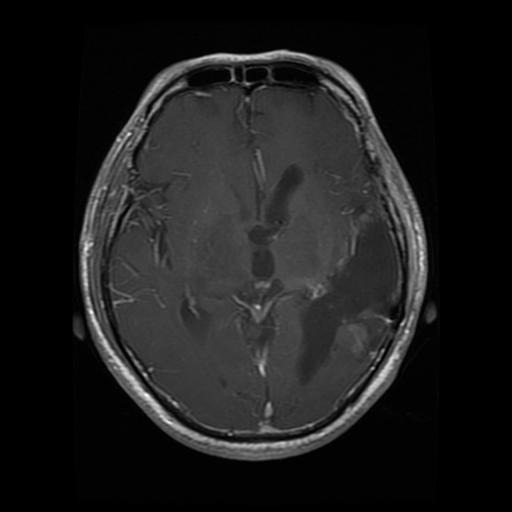
#> input picture data/Training/glioma/Tr-gl_0077.jpg, 512 x 512 px; its folder holds only this picture in this run
$ jupyter execute --allow-errors main.ipynb
#> lines starting #> are read from the running program, lines starting #| are printed output that depends on the picture; after the words box and inside, x2 and y2 are one past the last pixel; in counts of white or black regions, pixels touching at a corner belong together
#> further down, image is the input picture: shape (512, 512, 3); min 0, max 255, mean 28.6
[cell 1]
import tensorflow as tf
import tensorflow.keras.layers as tfl
from tensorflow.python.framework import ops
from tensorflow import keras
from tensorflow.keras import layers
from tensorflow.keras.models import Model
from tensorflow.keras.layers import Dense, GlobalAveragePooling2D, Dropout
from keras.preprocessing.image import ImageDataGenerator
import numpy as np
from numpy.random import seed
from numpy.random import randint
from sklearn.utils import shuffle
import pandas as pd
import math
import matplotlib.pyplot as plt
from matplotlib.pyplot import imread
from tqdm import tqdm
import cv2
import os
import sys
import imutils
import random
import ssl
ssl._create_default_https_context = ssl._create_unverified_context

### Image preprocessing ###

The original images contain black backgrounds of various sizes. Feeding these raw images into our model would result in lower accuracy because the model could pickup on background size as a feature for determining tumor type. To combat this, we can crop the images using the cv2 library.

Below is an example of how we crop images from start to finish, as outlined in crop_image(img).

|Step 0 ) Original Image      |Step 1) Thresh Image                 |Step 2) Erode Image            | Step 3) Dilate Image         |Step 4) Crop Original Image |
|-----------------------------|-------------------------------------|-------------------------------|------------------------------|----------------------------|
|   | ||||

[cell 2]
def process_image(img,size):
#> called with size = 256
    grayscale_image = cv2.cvtColor(img,cv2.COLOR_RGB2GRAY)
    _,thresholded_image = cv2.threshold(grayscale_image, 10, 255, cv2.THRESH_BINARY)
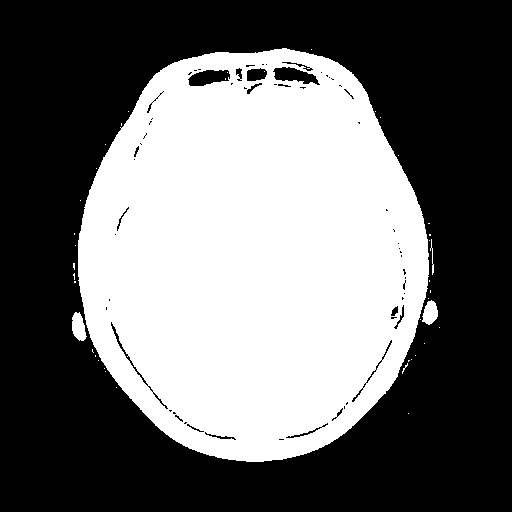
#> thresholded_image: shape (512, 512); 42.7% white; 41 white regions (37 under 20 px), largest, box (x1, y1, x2, y2) and area: (78, 48, 429, 462) 111163, (72, 312, 87, 341) 303, (422, 300, 438, 325) 277, (430, 239, 434, 275) 47
    eroded_image = cv2.erode(thresholded_image, None, iterations=2)
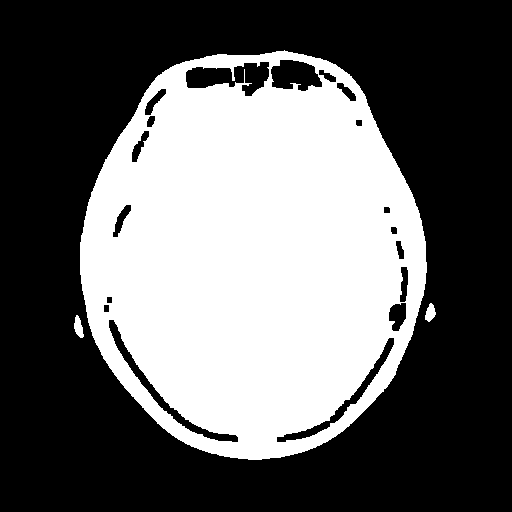
#> eroded_image: shape (512, 512); 39.5% white; 3 white regions, box (x1, y1, x2, y2) and area: (80, 50, 427, 460) 103388, (74, 315, 84, 338) 144, (425, 303, 436, 322) 135
    dilated_image = cv2.dilate(eroded_image, None, iterations=2)
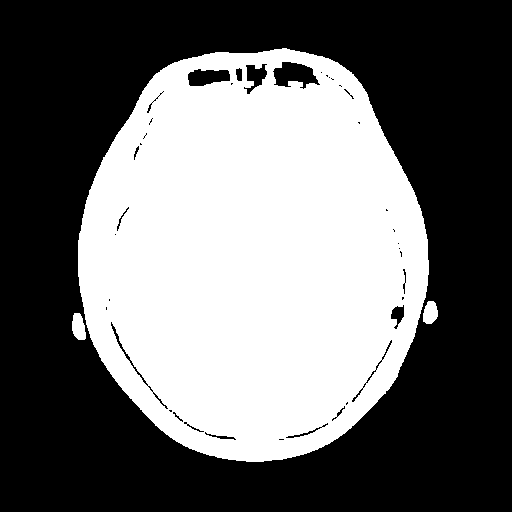
#> dilated_image: shape (512, 512); 42.5% white; 3 white regions

    contours = cv2.findContours(dilated_image.copy(), cv2.RETR_EXTERNAL, cv2.CHAIN_APPROX_SIMPLE)
#> contours = 3 contours; box (x1, y1, x2, y2) and area: (78, 48, 429, 462) 112843, (72, 313, 86, 340) 260, (423, 301, 438, 324) 242
    contours = imutils.grab_contours(contours)
    points = max(contours, key=cv2.contourArea) # [[[x_val,y_valval]]]
#> points = contour of 549 points, box (x1, y1, x2, y2) (78, 48, 429, 462), area 112843

    x_points = []
    y_points = []
    for point in points:
        x_points.append(point[0][0])
        y_points.append(point[0][1])
#> this loop made 549 passes
#> point on passes 1 to 3: [[282, 48]], [[281, 49]], [[274, 49]]
#> after the loop, x_points = 549 values, max 428 at index 396, min 78 at index 157, mean 255.6; y_points = 549 values, max 461 at index 275, min 48 at index 0, mean 240.1

    left = min(x_points)
#> left = 78
    right = max(x_points)
#> right = 428
    top = min(y_points)
#> top = 48
    bottom = max(y_points)
#> bottom = 461

    cropped_image = img[top:bottom, left:right]
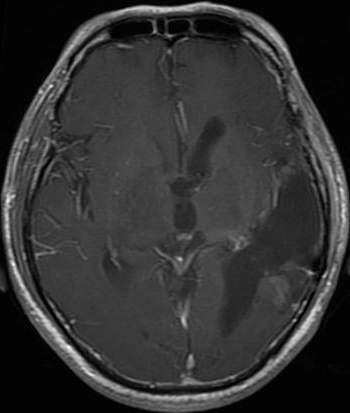
#> cropped_image: shape (413, 350, 3); min 0, max 255, mean 51.2
    resized_image = cv2.resize(cropped_image,(size,size))
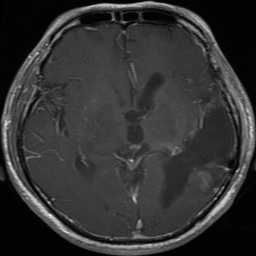
#> resized_image: shape (256, 256, 3); min 0, max 247, mean 51.1

    return resized_image

#### Running the code block below will call the crop_image(img) method on all images in the data folder.

Note: This only needs to be run once to generate all the processed data, duplicate runs will overwrite.

The processed images will be in a new folder named `processed_data`

[cell 3]
training = sys.path[0]+"/data/Training"
testing = sys.path[0]+"/data/Testing"

IMAGE_SIZE = 256

for directory in os.listdir(training):
    if os.path.isfile(directory) or ".DS" in directory:
        continue
    new_folder = sys.path[0]+"/processed_data/Training/"+directory
    current_dir = training+"/"+directory

    if not(os.path.exists(new_folder)):
        os.makedirs(new_folder)

    for file in os.listdir(current_dir):
        if(file[0] =="."):
            continue
        image = cv2.imread(current_dir+"/"+file)
        processed_image = process_image(image,IMAGE_SIZE)
        cv2.imwrite(new_folder+'/'+file, processed_image)
#> pass 2 of the loop `for directory in os.listdir(training):`:
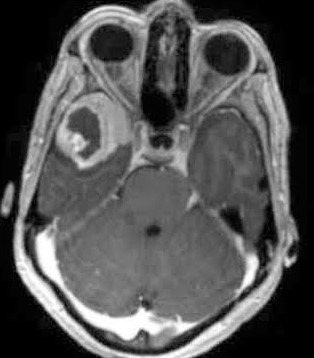
#> input picture data/Training/meningioma/Tr-me_0194.jpg, 314 x 358 px
#> image is the input picture: shape (358, 314, 3); min 0, max 255, mean 83.5
#> grayscale_image: shape (358, 314)
#> in process_image (call 2), `_,thresholded_image = cv2.threshold(grayscale_image, 10, 255, cv2.THRE..`:
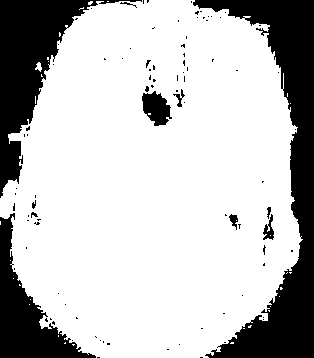
#> thresholded_image: shape (358, 314); 75.4% white; 94 black regions (83 under 20 px), largest, box (x1, y1, x2, y2) and area: (193, 0, 314, 358) 13686, (0, 0, 142, 198) 7890, (0, 213, 96, 358) 4627
#> eroded_image: shape (358, 314); 69.9% white; 33 black regions, largest, box (x1, y1, x2, y2) and area: (189, 0, 314, 358) 15500, (0, 0, 151, 200) 9191, (0, 201, 102, 358) 5467
#> dilated_image: shape (358, 314); 74.4% white; 44 black regions (35 under 20 px)
#> contours = 3 contours, 1 with area under 20; largest, box (x1, y1, x2, y2) and area: (0, 0, 301, 358) 84435, (40, 319, 49, 327) 46
#> points = contour of 463 points, box (x1, y1, x2, y2) (0, 0, 301, 358), area 84435
#> the loop in process_image (call 2), `for point in points:` made 463 passes
#> point on passes 1 to 3: [[149, 0]], [[149, 1]], [[147, 3]]
#> after the loop in process_image (call 2), `for point in points:`: x_points = 463 values, max 300 at index 328, min 0 at index 138, mean 149.8; y_points = 463 values, max 357 at index 240, min 0 at index 0, mean 170.9
#> left = 0
#> right = 300
#> top = 0
#> bottom = 357
#> cropped_image: shape (357, 300, 3)


#> (the rest of this cell did not finish here and is left out)

## Mapping the data

Our model is going to differentiate between 3  types of brain tumors: meningioma, pituitary, and glioma. Additionally, it is also possible for the patient to have no tumor at all.

The resulting output of our model will be a 4 dimensional vector v.

$$\begin{bmatrix} 1  \\ 0 \\ 0 \\ 0 \end{bmatrix}$$

The first value represents `notumor`, the second represents `glioma`, the third `meningioma` and the final value representing `pituitary`.

The cell below will prepare the training data and also add the corresponding labels for each image.

## Preparing the training data

[cell 4]
x_train=[]
y_train=[]
training=sys.path[0]+"/processed_data/Training"
classes = ["notumor", "glioma", "meningioma", "pituitary"]

for directory in os.listdir(training):
    if os.path.isfile(directory) or ".DS" in directory:
        continue

    current_dir = training+"/"+directory
    for file in os.listdir(current_dir):
        if(file[0] =="."):
            continue
        image = cv2.imread(current_dir+"/"+file)
#> image: shape (256, 256, 3); min 0, max 247, mean 51.1
        image = cv2.applyColorMap(image, cv2.COLORMAP_BONE)
        x_train.append(image)

        y_val = np.zeros(4,dtype=int)
        y_val[classes.index(directory)] = 1
        y_train.append(y_val)
#> pass 2 of the loop `for directory in os.listdir(training):`:
#> `image = cv2.applyColorMap(image, cv2.COLORMAP_BONE)`:
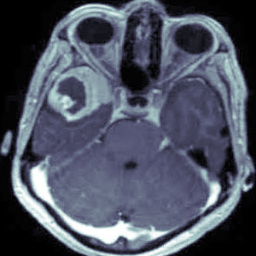
#> image: shape (256, 256, 3); mean B, G, R 98.3, 83, 77.5

x_train = np.array(x_train) / 255
y_train = np.array(y_train)

print(x_train.shape)
#| (2, 256, 256, 3)
print(y_train.shape)

### Sample training data

The cell below will show 12 randomly selected images from our prepared training set and the corresponding label for that image will be set in the x-axis

[cell 5]
images = []
labels = []

random_indices = randint(0, x_train.shape[0], 12)
#> random_indices = [0, 1, 1, 0, 1, 1, 1, 1, 1, 1, 1, 0]
for index in random_indices:
    images.append(x_train[index])
    labels.append(y_train[index])
#> after the loop, images = 12 items; labels = [[0, 1, 0, 0], [0, 0, 1, 0], [0, 0, 1, 0], [0, 1, 0, 0], [0, 0, 1, 0], [0, 0, 1, 0], [0, 0, 1, 0], [0, 0, 1, 0], [0, 0, 1, 0], [0, 0, 1, 0], [0, 0, 1, 0], [0, 1, 0, 0]]

fig, axes = plt.subplots(2, 6, figsize = (18, 8))
axes2 = axes
axes = axes.flatten()

for img,label,axis in zip(images,labels,axes):
    axis.imshow(img)
    axis.set_xlabel(label)
#> this loop made 12 passes

plt.tight_layout()
plt.show()
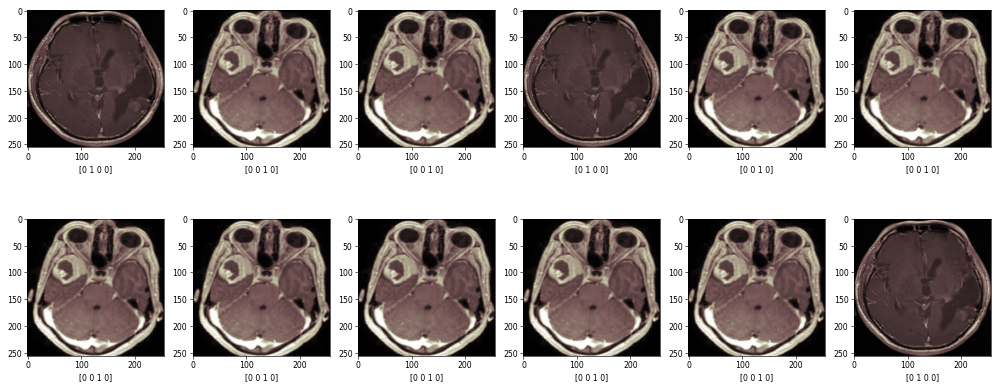
#> figure drawn by matplotlib, 12 panels

## Preparing the testing data

The same process is done for the testing data that was done for the training data above.

There are also a few example images with their corresponding labels shown in the following cells.

[cell 6]
x_test=[]
y_test=[]
testing=sys.path[0]+"/processed_data/Testing"
classes = ["notumor", "glioma", "meningioma", "pituitary"]

#> (the rest of this cell did not finish here and is left out)

[cell 7]
images = []
labels = []

#> (the rest of this cell did not finish here and is left out)

### Artificial Image generation

Because we have a small dataset (~5700 images total), we need to generate artificial data by transforming the original data through a series of random translations and other image modifications.

For this we can use **tf.keras.preprocessing.image.ImageDataGenerator**.

The model was tested without the use of artificial image generation first, and had sub 50% accuracy on test sets.

#> (a cell that did not finish here is left out)

# Building the Model

#> (a cell that did not finish here is left out)

#> (a cell that did not finish here is left out)

### Training the model

[cell 11]
BATCH_SIZE = 32
EPOCHS = 10
#> (the rest of this cell did not finish here and is left out)

#> (a cell that did not finish here is left out)

### Results

The trained model performed fairly on both the training and test sets, which had ***97.69% and 96.41% accuracy*** repectively.

Had the model ran for many more epochs, it could potentially improve the accuracy, however this also runs the risk of overfitting to the training set.

I chose to stick with only 10 epochs because my poor laptop has had enough.

[cell 13]
fig, axes = plt.subplots(nrows=1, ncols=2, figsize=(14, 5))

#> (the rest of this cell did not finish here and is left out)

### Got your own Brain MRI Image?

Set the path in the variable below and the code block will classify the image using the same model as above

[cell 14]
arr = []
img_path = "<YOUR FILE PATH HERE>"
image = cv2.imread(img_path)
#> (the rest of this cell did not finish here and is left out)
